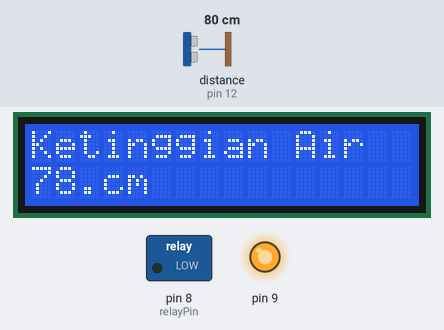
A sketch run on a simulated Arduino Uno, built with avr-gcc and run on an emulated ATmega328P. Parts: 16×2 character LCD, switched loads named in the sketch (green lamp = pin HIGH), output pins drawn as LEDs (lit = HIGH). Wiring (inferred from the names in the program): ultrasonic range finder: trigger pin 13; echo pin 12. Inputs (shaded band) come from the test bench; at power-on: distance to the obstacle (sensor on pin 12) 80 cm. The echo pulse lasts 58.3 µs per cm; pins used as bus, display or sensor lines are not drawn.

Above: at 3.2 s.
3.3 s: distance to the obstacle (sensor on pin 12) set to 23 cm
At 5.6 s:
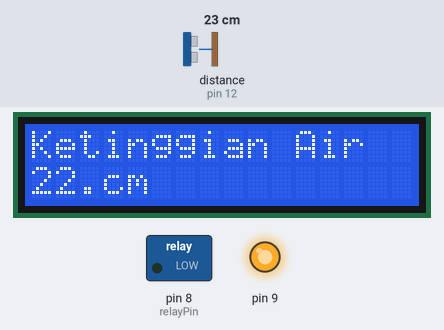
6.0 s: distance to the obstacle (sensor on pin 12) set to 20 cm
At 6.9 s:
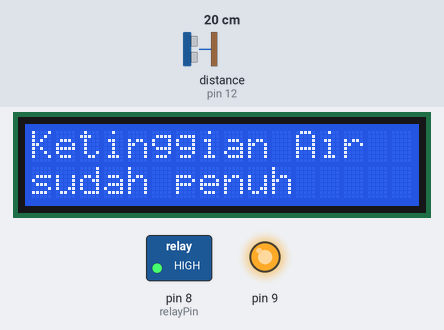
8.7 s: distance to the obstacle (sensor on pin 12) set to 120 cm
At 10.2 s:
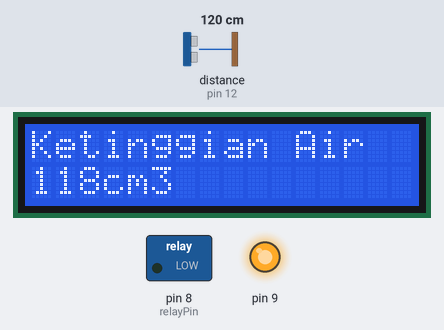
12.7 s: distance to the obstacle (sensor on pin 12) set to 2 cm
At 14.3 s:
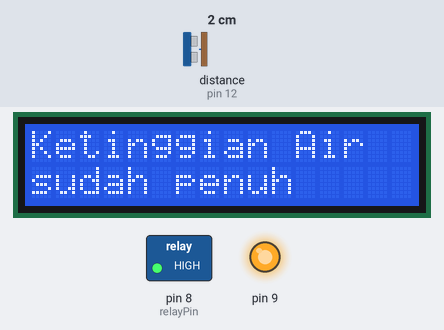
Timing chart, 0 to 15.8 s (numbered marks = the images above; inputs shaded):
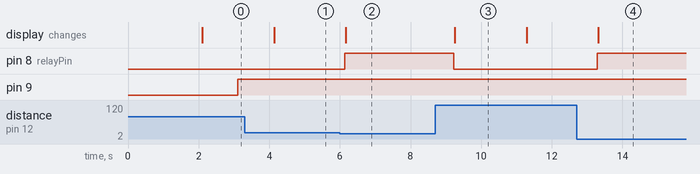

Measured:
- the behaviour switches between 22 and 21 cm on distance to the obstacle (sensor on pin 12) (found by bisection; images 1 and 2)
- after the input at 3.3 s, the display: changes after 0.84 s (image 1)
- after the input at 6.0 s, pin 8 (relayPin): LOW → HIGH after 0.14 s; the display: changes after 0.16 s (image 2)
- after the input at 8.7 s, pin 8 (relayPin): HIGH → LOW after 0.53 s; the display: changes after 0.56 s (image 3)
- after the input at 12.7 s, pin 8 (relayPin): LOW → HIGH after 0.59 s; the display: changes after 0.62 s (image 4)
- what the display in image 3 shows lasts 2.0 s, from 9.3 s to 11.3 s

The sketch:

pendeteksi_air.ino
```cpp
#include <LiquidCrystal_I2C.h>

LiquidCrystal_I2C lcd(0x27, 16, 2);  // Inisialisasi objek LCD

const int triggerPin = 13;  // Pin trigger sensor ultrasonik
const int echoPin = 12;     // Pin echo sensor ultrasonik
const int relayPin = 8;    // Pin relay

const int brightLevel = 255;  // Kecerahan layar (0-255)

void setup() {

  Serial.begin(9600);
  lcd.begin(16, 2);
  lcd.backlight();
  lcd.print("Selamat datang!");
  delay(2000);

  pinMode(triggerPin, OUTPUT);
  pinMode(echoPin, INPUT);
  pinMode(relayPin, OUTPUT);
}

void loop() {
  digitalWrite(triggerPin, LOW);
  delayMicroseconds(2);
  digitalWrite(triggerPin, HIGH);
  delayMicroseconds(10);
  digitalWrite(triggerPin, LOW);

  long duration = pulseIn(echoPin, HIGH);
  float distance = duration * 0.034 / 2;


  if (distance < 21) {
    digitalWrite(relayPin, HIGH);  // Mematikan relay
    lcd.clear();
    lcd.setCursor(0,0);
    lcd.print("Ketinggian Air");
    lcd.setCursor(0, 1);
    lcd.print("sudah penuh");
  } else {
    digitalWrite(relayPin, LOW);  // Menyalakan relay
    lcd.clear();
    lcd.setCursor(0,0);
    lcd.print("Ketinggian Air");
    lcd.setCursor(0,1);
    lcd.print(distance);
    lcd.setCursor(3,1);
    lcd.print("cm");
    delay(1000);
  }


  analogWrite(9, brightLevel);  // Mengatur kecerahan layar menjadi terang
  delay(1000);
}
```
